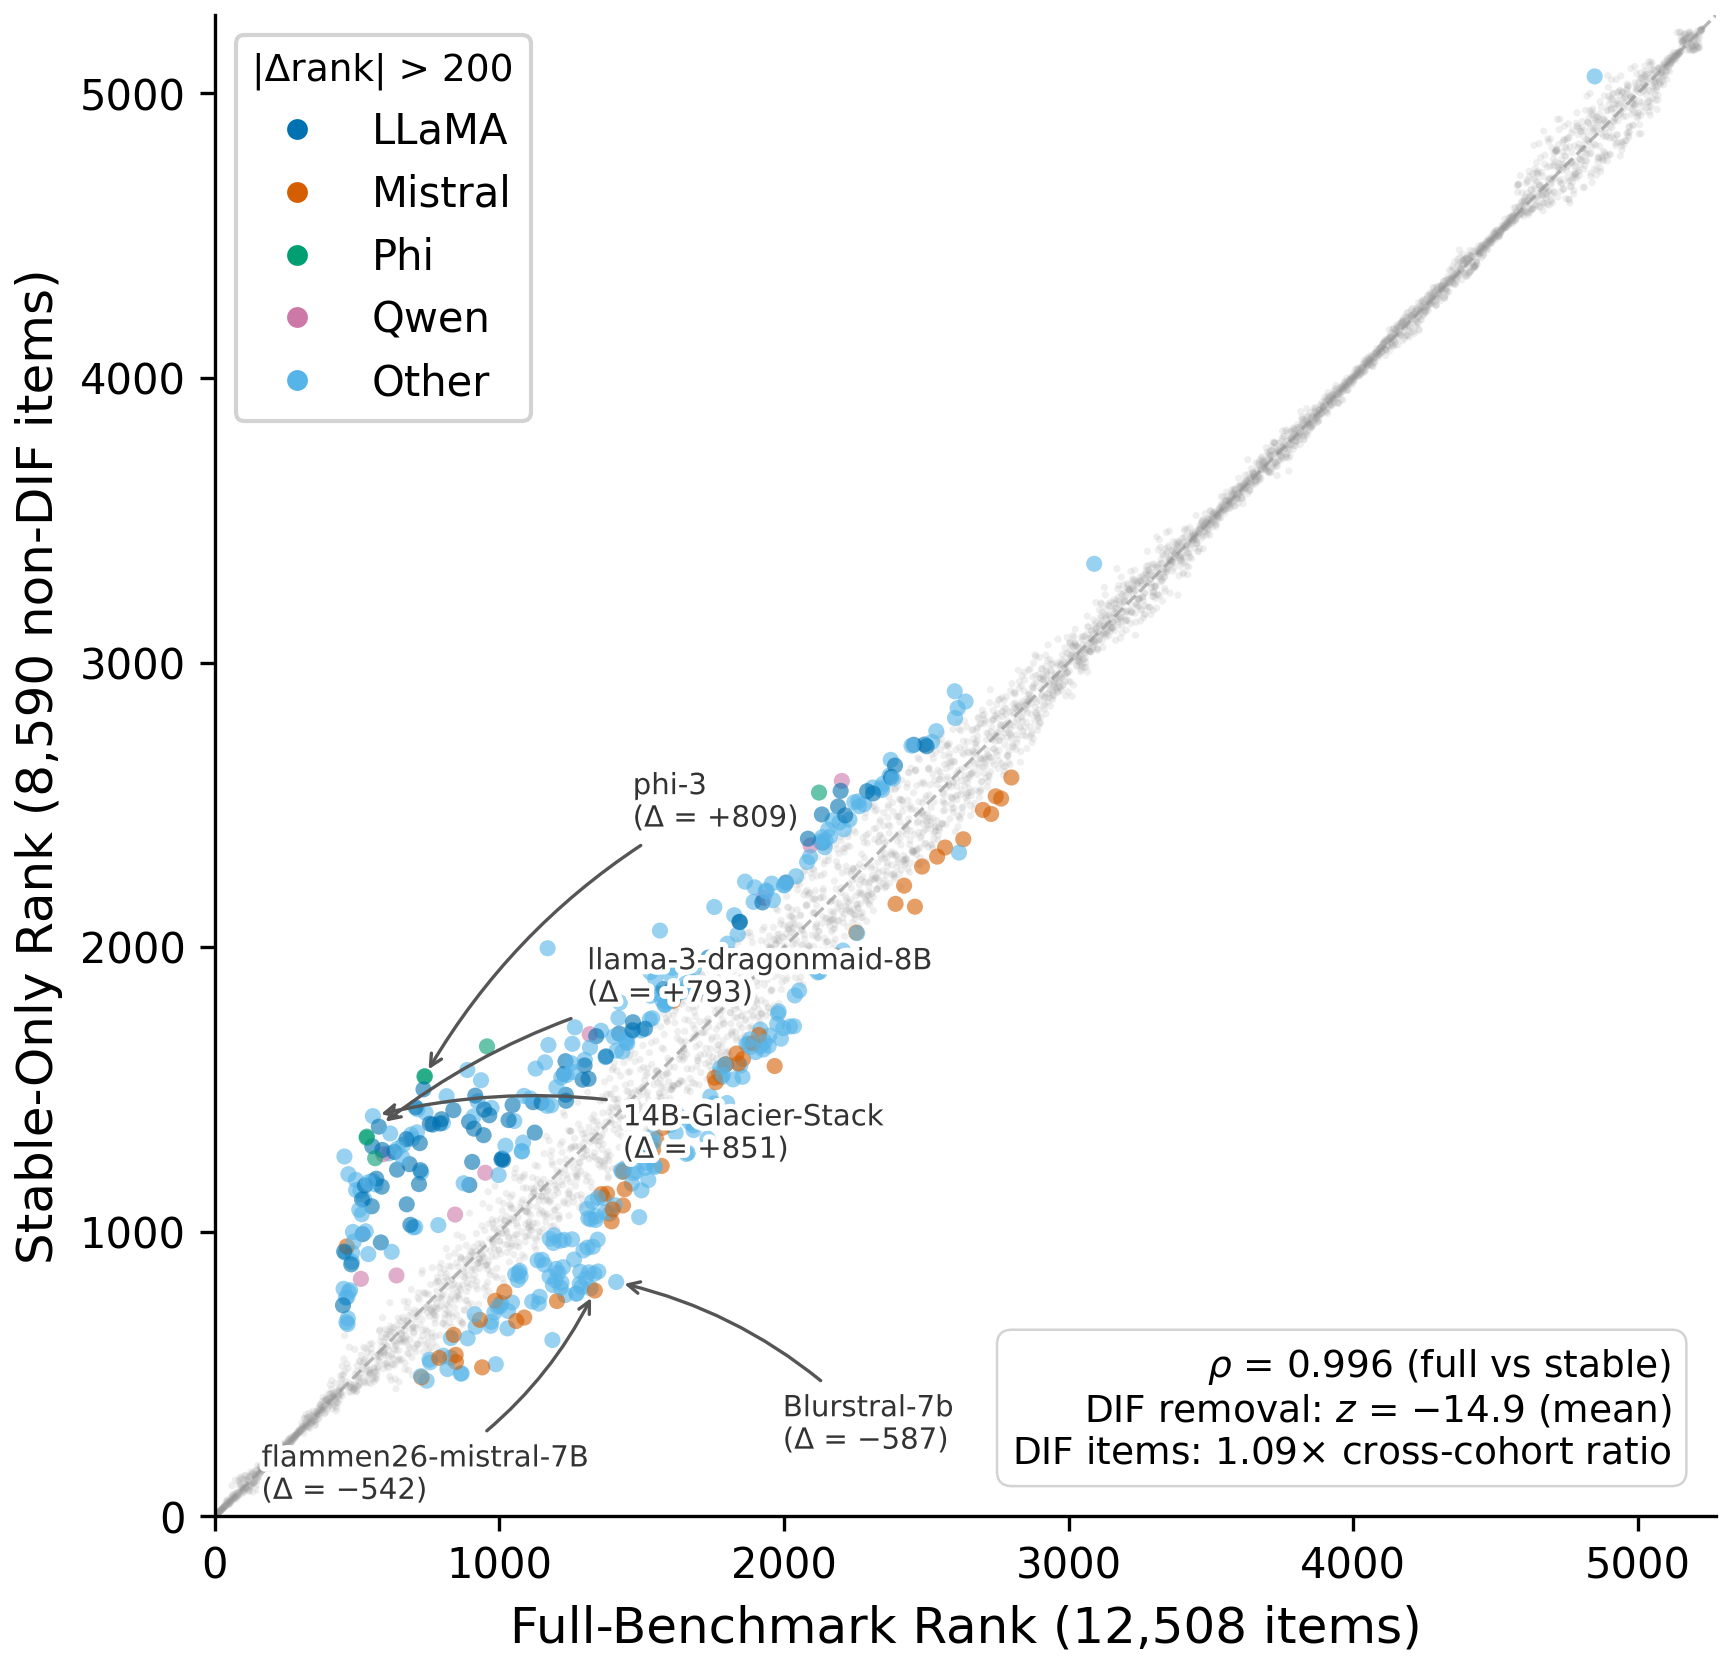

Here is the Python script that generated this plot:
"""Fig 4: Downstream impact — rank change scatter (full vs stable-only benchmark)."""

import matplotlib
matplotlib.use('Agg')
import matplotlib.pyplot as plt
import matplotlib.patheffects as pe
import numpy as np
import pandas as pd

plt.rcParams.update({
    'font.family': 'DejaVu Sans',
    'font.size': 11,
    'axes.titlesize': 13,
    'axes.labelsize': 12,
    'xtick.labelsize': 10,
    'ytick.labelsize': 10,
    'legend.fontsize': 10,
    'figure.dpi': 300,
    'savefig.dpi': 300,
    'savefig.bbox': 'tight',
    'savefig.pad_inches': 0.05,
    'axes.spines.top': False,
    'axes.spines.right': False,
    'lines.linewidth': 1.8,
})

# Color mapping (Okabe-Ito based)
FAMILY_COLORS = {
    'llama': '#0072B2',
    'mistral': '#D55E00',
    'phi': '#009E73',
    'qwen': '#CC79A7',
    'other': '#56B4E9',
}

def assign_color(family):
    f = str(family).lower()
    if 'llama' in f:
        return FAMILY_COLORS['llama']
    if 'mistral' in f or 'mixtral' in f:
        return FAMILY_COLORS['mistral']
    if 'phi' in f:
        return FAMILY_COLORS['phi']
    if 'qwen' in f:
        return FAMILY_COLORS['qwen']
    return FAMILY_COLORS['other']

def short_name(model_name):
    parts = model_name.split('/')
    return parts[-1] if len(parts) > 1 else model_name

# Load data
DATA_PATH = 'artifacts/plan_017/data/rank_movers.csv'
df = pd.read_csv(DATA_PATH)
df = df[df['cohort'] == 'all'].copy()

# Split into background vs highlighted
threshold = 200
bg = df[df['abs_rank_change'] <= threshold]
fg = df[df['abs_rank_change'] > threshold]

fig, ax = plt.subplots(figsize=(7, 6.5))

# Diagonal reference line
lims = [0, df[['rank_full', 'rank_stable']].max().max() + 50]
ax.plot(lims, lims, '--', color='#888888', linewidth=0.8, zorder=1, alpha=0.6)

# Background points
ax.scatter(bg['rank_full'], bg['rank_stable'], s=3, alpha=0.15, color='#999999',
           edgecolors='none', zorder=2, rasterized=True)

# Highlighted points colored by family
fg_colors = fg['family'].apply(assign_color)
ax.scatter(fg['rank_full'], fg['rank_stable'], s=15, alpha=0.6, c=fg_colors,
           edgecolors='none', zorder=3)

# Annotate extreme movers: 3 positive + 2 negative, hand-tuned offsets
annotations = [
    # (model_name_substring, label, xytext_offset)
    # Positive movers (above diagonal)
    ('14B-Glacier-Stack',       '14B-Glacier-Stack\n(Δ = +851)',      (60, -10)),
    ('DeepMount00/phi_3',       'phi-3\n(Δ = +809)',                  (50, 60)),
    ('llama-3-dragonmaid',      'llama-3-dragonmaid-8B\n(Δ = +793)', (50, 30)),
    # Negative movers (below diagonal)
    ('Blurstral-7b',            'Blurstral-7b\n(Δ = −587)',           (40, -40)),
    ('flammen26-mistral',       'flammen26-mistral-7B\n(Δ = −542)',   (-80, -50)),
]

for substr, label, offset in annotations:
    match = df[df['model_name'].str.contains(substr, na=False)]
    if match.empty:
        continue
    row = match.iloc[0]
    x, y = row['rank_full'], row['rank_stable']
    ax.annotate(
        label, (x, y),
        xytext=offset, textcoords='offset points',
        fontsize=7, color='#333333',
        arrowprops=dict(arrowstyle='->', color='#555555', lw=0.8,
                        connectionstyle='arc3,rad=0.15'),
        path_effects=[pe.withStroke(linewidth=2.5, foreground='white')],
        zorder=5, linespacing=1.2,
    )

# Annotation box
stats_text = (
    r'$\rho$ = 0.996 (full vs stable)' '\n'
    r'DIF removal: $z$ = $-$14.9 (mean)' '\n'
    r'DIF items: 1.09$\times$ cross-cohort ratio'
)
props = dict(boxstyle='round,pad=0.4', facecolor='white', alpha=0.85, edgecolor='#cccccc', linewidth=0.6)
ax.text(0.97, 0.03, stats_text, transform=ax.transAxes, fontsize=9,
        verticalalignment='bottom', horizontalalignment='right', bbox=props, zorder=6)

# Legend for highlighted families
from matplotlib.lines import Line2D
legend_elements = [
    Line2D([0], [0], marker='o', color='w', markerfacecolor=FAMILY_COLORS['llama'],
           markersize=6, label='LLaMA'),
    Line2D([0], [0], marker='o', color='w', markerfacecolor=FAMILY_COLORS['mistral'],
           markersize=6, label='Mistral'),
    Line2D([0], [0], marker='o', color='w', markerfacecolor=FAMILY_COLORS['phi'],
           markersize=6, label='Phi'),
    Line2D([0], [0], marker='o', color='w', markerfacecolor=FAMILY_COLORS['qwen'],
           markersize=6, label='Qwen'),
    Line2D([0], [0], marker='o', color='w', markerfacecolor=FAMILY_COLORS['other'],
           markersize=6, label='Other'),
]
ax.legend(handles=legend_elements, loc='upper left', framealpha=0.85,
          edgecolor='#cccccc', title='|Δrank| > 200', title_fontsize=9)

# Axis labels
ax.set_xlabel('Full-Benchmark Rank (12,508 items)')
ax.set_ylabel('Stable-Only Rank (8,590 non-DIF items)')
ax.set_xlim(lims)
ax.set_ylim(lims)
ax.set_aspect('equal')

# Save
out_base = './figures/paper/fig_4_downstream_impact'
fig.savefig(f'{out_base}.pdf', format='pdf')
fig.savefig(f'{out_base}.png', format='png')
plt.close(fig)
print(f"Saved: {out_base}.pdf and .png")
